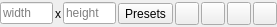
<?xml version="1.0" encoding="UTF-8"?>
<ui version="4.0">
 <class>ViewResolutionPropertyWidget</class>
 <widget class="QWidget" name="ViewResolutionPropertyWidget">
  <property name="geometry">
   <rect>
    <x>0</x>
    <y>0</y>
    <width>277</width>
    <height>27</height>
   </rect>
  </property>
  <property name="windowTitle">
   <string>Form</string>
  </property>
  <layout class="QHBoxLayout" name="horizontalLayout" stretch="1,0,1,0,0,0,0,0">
   <property name="spacing">
    <number>2</number>
   </property>
   <property name="margin" stdset="0">
    <number>0</number>
   </property>
   <item>
    <widget class="pqLineEdit" name="width">
     <property name="placeholderText">
      <string>width</string>
     </property>
    </widget>
   </item>
   <item>
    <widget class="QLabel" name="label">
     <property name="text">
      <string>x</string>
     </property>
    </widget>
   </item>
   <item>
    <widget class="pqLineEdit" name="height">
     <property name="placeholderText">
      <string>height</string>
     </property>
    </widget>
   </item>
   <item>
    <widget class="QToolButton" name="presetResolution">
     <property name="toolTip">
      <string>Select resolution from presets</string>
     </property>
     <property name="text">
      <string>Presets</string>
     </property>
     <property name="icon">
      <iconset resource="../../../Components/Resources/pqComponents.qrc">
       <normaloff>:/pqWidgets/Icons/pqCaptureScreenshot.svg</normaloff>:/pqWidgets/Icons/pqCaptureScreenshot.svg</iconset>
     </property>
    </widget>
   </item>
   <item>
    <widget class="QToolButton" name="recentResolution">
     <property name="toolTip">
      <string>Use previous resolution</string>
     </property>
     <property name="text">
      <string/>
     </property>
     <property name="icon">
      <iconset resource="../../../Components/Resources/pqComponents.qrc">
       <normaloff>:/pqWidgets/Icons/pqRecentFile.svg</normaloff>:/pqWidgets/Icons/pqRecentFile.svg</iconset>
     </property>
     <property name="iconSize">
      <size>
       <width>16</width>
       <height>16</height>
      </size>
     </property>
    </widget>
   </item>
   <item>
    <widget class="pqScaleByButton" name="scaleBy"/>
   </item>
   <item>
    <widget class="QToolButton" name="lockAspectRatio">
     <property name="toolTip">
      <string>Lock aspect ratio</string>
     </property>
     <property name="text">
      <string/>
     </property>
     <property name="icon">
      <iconset resource="../../../Components/Resources/pqComponents.qrc">
       <normaloff>:/pqWidgets/Icons/pqLock24.png</normaloff>:/pqWidgets/Icons/pqLock24.png</iconset>
     </property>
     <property name="checkable">
      <bool>true</bool>
     </property>
     <property name="checked">
      <bool>false</bool>
     </property>
    </widget>
   </item>
   <item>
    <widget class="pqHighlightableToolButton" name="reset">
     <property name="toolTip">
      <string>Reset to default based on current values</string>
     </property>
     <property name="text">
      <string/>
     </property>
     <property name="icon">
      <iconset resource="../../../Components/Resources/pqComponents.qrc">
       <normaloff>:/pqWidgets/Icons/pqReset.svg</normaloff>:/pqWidgets/Icons/pqReset.svg</iconset>
     </property>
    </widget>
   </item>
  </layout>
 </widget>
 <customwidgets>
  <customwidget>
   <class>pqLineEdit</class>
   <extends>QLineEdit</extends>
   <header>pqLineEdit.h</header>
  </customwidget>
  <customwidget>
   <class>pqHighlightableToolButton</class>
   <extends>QToolButton</extends>
   <header>pqHighlightableToolButton.h</header>
  </customwidget>
  <customwidget>
   <class>pqScaleByButton</class>
   <extends>QToolButton</extends>
   <header>pqScaleByButton.h</header>
  </customwidget>
 </customwidgets>
 <resources>
  <include location="../../../Components/Resources/pqComponents.qrc"/>
 </resources>
 <connections/>
</ui>
